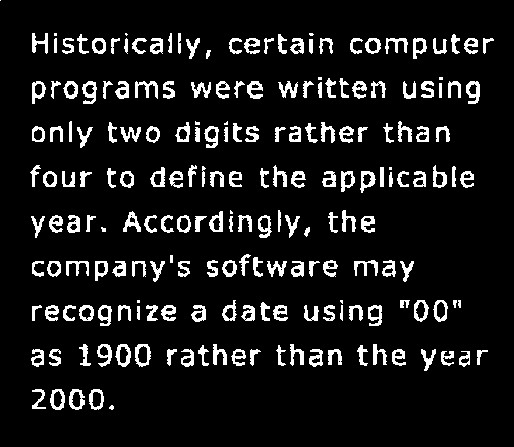
#> input picture imageProcessing/Python/goruntuisleme/dilation.png, 514 x 447 px
$ python 16-dilation.py
#> lines starting #> are read from the running program, lines starting #| are printed output that depends on the picture; after the words box and inside, x2 and y2 are one past the last pixel; in counts of white or black regions, pixels touching at a corner belong together
import cv2
import numpy as np
import matplotlib.pyplot as plt

# Görüntüyü okuyoruz (cv2 sadece okuma işlemi için kullanılıyor)
I1 = cv2.imread('dilation.png', cv2.IMREAD_GRAYSCALE)  # Gri tonlamalı okuma
#> I1: shape (447, 514); 9.6% white; 204 white regions (14 under 20 px), largest, box (x1, y1, x2, y2) and area: (466, 81, 480, 104) 192, (135, 81, 158, 99) 188, (82, 81, 97, 104) 186

# Kernelin hazırlanması
kernel = np.array([[0, 1, 0], [1, 1, 1], [0, 1, 0]], dtype=np.uint8)

# Dilatasyon işlemi için numpy ile bir fonksiyon oluşturuyoruz
rows, cols = I1.shape
#> rows = 447; cols = 514
pad_size = kernel.shape[0] // 2
I_padded = np.pad(I1, pad_size, mode='constant', constant_values=0)  # Padding
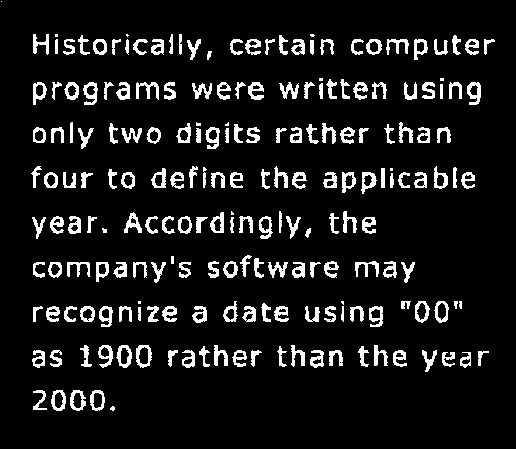
#> I_padded: shape (449, 516); 9.5% white; 204 white regions (14 under 20 px), largest, box (x1, y1, x2, y2) and area: (467, 82, 481, 105) 192, (136, 82, 159, 100) 188, (83, 82, 98, 105) 186
I2 = np.zeros_like(I1)  # Çıktı görüntüsü

# Dilatasyon işlemi
for i in range(pad_size, rows + pad_size):
    for j in range(pad_size, cols + pad_size):
        region = I_padded[i - pad_size:i + pad_size + 1, j - pad_size:j + pad_size + 1]
        if np.any(region * kernel):  # Kernel ile örtüşen herhangi bir piksel varsa
            I2[i - pad_size, j - pad_size] = 255  # Çıkış pikseli genişletilir
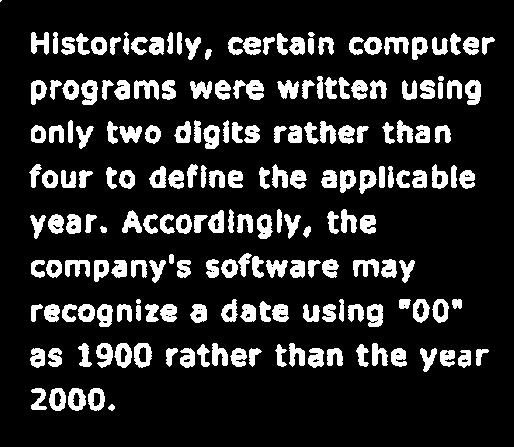
#> I2: shape (447, 514); 15.6% white; 194 white regions (1 under 20 px), largest, box (x1, y1, x2, y2) and area: (233, 80, 264, 100) 375, (134, 80, 159, 100) 311, (465, 80, 481, 105) 292

# Görüntüleri matplotlib ile gösteriyoruz
plt.figure(), plt.imshow(I1, cmap='gray')
plt.title('Orijinal Görüntü')

plt.figure(), plt.imshow(I2, cmap='gray')
plt.title('Dilatasyon (Genişletme) İşlemi')

plt.show()
